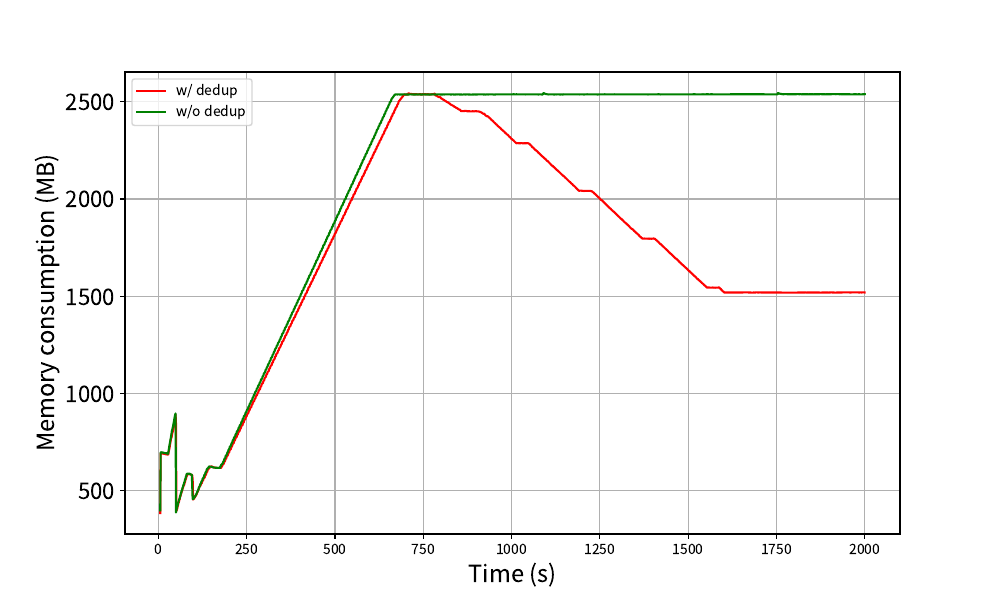

Write the Python code that produced this figure.
import matplotlib.pyplot as plt

def plot(src, label, color):
    in_filename = f"{src}/output-host-2.txt"
    d_mem = [[], []]
    lines = open(in_filename).readlines()

    for line in lines:
        cols = line.split()
        if len(cols) != 3 or not cols[0].isnumeric() or not cols[2].isnumeric():
            continue
        sec = int(cols[0]) / 1000
        val = int(cols[2])

        if sec > 2000:
            continue

        if "UsedMemory" in line:
            d_mem[0].append(sec)
            d_mem[1].append(val / 1024)

    plt.plot(
        d_mem[0],
        d_mem[1],
        linestyle="-",
        label=label,
        color=color,
    )

plt.rcParams["font.family"] = "Noto Sans CJK JP"
plt.figure(figsize=(10, 6))
plot("data/2025-11-25_04-23-50", "w/ dedup", "r")
plot("data/2025-11-25_05-06-11", "w/o dedup", "g")
plt.legend()
plt.ylabel("Memory consumption (MB)", fontsize=17)
plt.xlabel("Time (s)", fontsize=17)
plt.grid(True)
plt.gca().yaxis.set_tick_params(labelsize=16)
plt.savefig("fig-micro-rmmdedup.pdf")

"""
diff --git a/gtest.c b/gtest.c
index d636d03..88eb14d 100644
--- a/gtest.c
+++ b/gtest.c
@@ -22,9 +22,9 @@ int main(int argc, char *argv[]) {
 		puts("KsmStart");
 		sleep(30);
 	} else {
-		puts("MadviseStart");
-		madvise(ptr, 4096 * NR_PAGES, 26);
-		puts("MadviseEnd");
+		// puts("MadviseStart");
+		// madvise(ptr, 4096 * NR_PAGES, 26);
+		// puts("MadviseEnd");
 		sleep(30);
 	}

"""